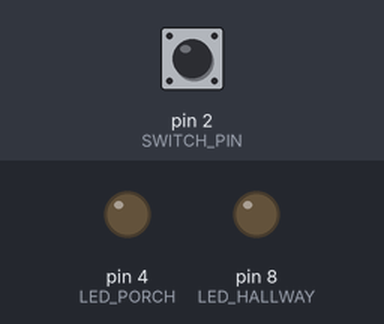
Bench run of a sketch on a simulated Arduino Uno, built with avr-gcc and run on an emulated ATmega328P. On the bench: output pins drawn as LEDs (lit = HIGH). Inputs (shaded band) come from the test bench; at power-on: pin 2 (SWITCH_PIN) LOW.

Above: at 1.2 s.
1.3 s: pin 2 (SWITCH_PIN) pulled HIGH for 0.15 s
At 1.37 s:
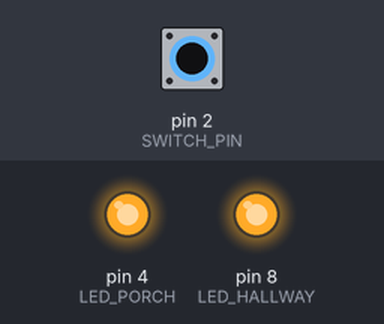
2.9 s: pin 2 (SWITCH_PIN) pulled HIGH for 3.2 s
At 7.1 s:
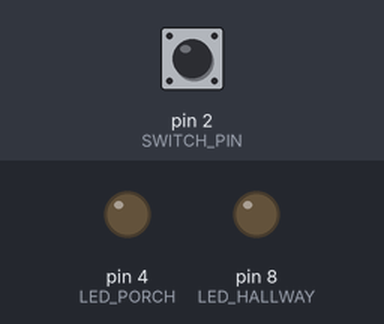
Timing chart, 0 to 8.6 s (numbered marks = the images above; inputs shaded):
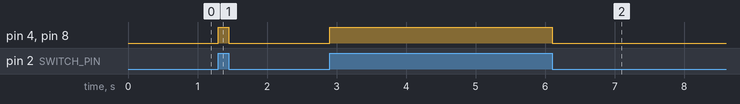

Measured:
- after the input at 1.3 s, pin 4 (LED_PORCH), pin 8 (LED_HALLWAY): LOW → HIGH at once, → LOW 0.15 s later
- after the input at 2.9 s, pin 4 (LED_PORCH), pin 8 (LED_HALLWAY): LOW → HIGH at once, → LOW 3.2 s later

The sketch:

Task1.1Lights_ON.ino
```cpp
void handleTimers(void);
void handleSwitch(bool power);

// Pin allocation
const int SWITCH_PIN = 2;
const int LED_PORCH = 4;
const int LED_HALLWAY = 8;

// Storage for easy access to pins
const int PINS[] = { LED_PORCH, LED_HALLWAY };
const int PIN_COUNT = 2;

// Holds the current state of the LED program
// is updated after the switch gets activated/deactivated
bool currentState = false;

// Timers
struct TimerState {
  unsigned long start = 0;
  unsigned long current = 0;
  const unsigned long PORCH_MAX = 30000;
  const unsigned long HALLWAY_MAX = 60000;
} Timer;

void setup() {
  pinMode(SWITCH_PIN, INPUT);
  pinMode(LED_PORCH, OUTPUT);
  pinMode(LED_HALLWAY, OUTPUT);
}

void loop() {
  bool switchOn = digitalRead(SWITCH_PIN);

  // if the switch has been read as active and the current state of the program is off,
  // steps into the first if block and switches on LEDs. If the inverse, the lights get turned off
  if(switchOn && !currentState) {
    handleSwitch(true);
    Timer.start = millis();
  } else if(!switchOn && currentState)
    handleSwitch(false);

  if(currentState) // if current state is on, the program updates the timers on each LED
    handleTimers();
}

// handleSwitch takes a boolean argument that triggers the LED lights on/off
// it then alters the currentState to match
void handleSwitch(bool power) {
  for(int i = 0; i < PIN_COUNT; i++){
    digitalWrite(PINS[i], power);
  }
  currentState = power;
}

// increments the Timer.current struct member
// if it exceeds the LED max time allowance, triggers the LED switch off
void handleTimers(){
  Timer.current = millis();
  unsigned long timerCalc = Timer.current - Timer.start;

  if (timerCalc >= Timer.PORCH_MAX)
    digitalWrite(LED_PORCH, false);
  if (timerCalc >= Timer.HALLWAY_MAX)
    digitalWrite(LED_HALLWAY, false);
}
```
